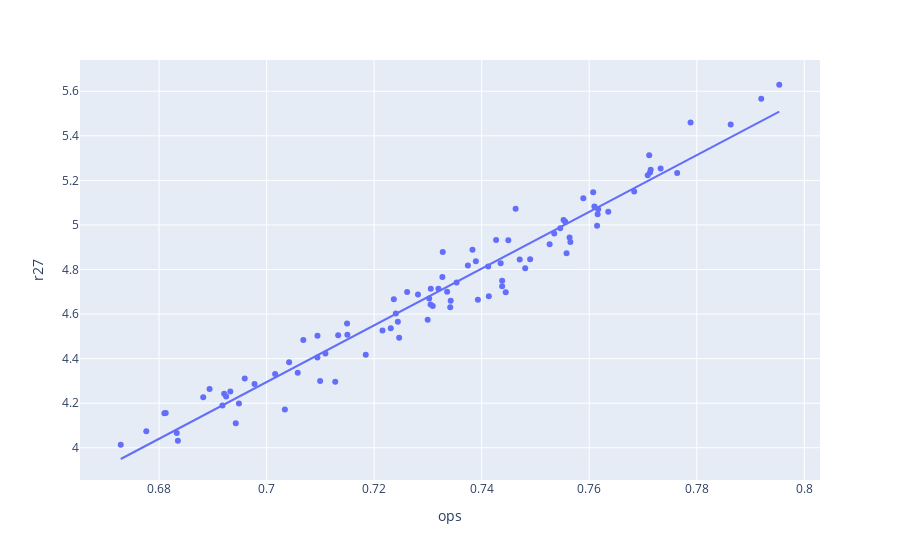

Notebook source saved alongside this figure:
### Code cell
fig = px.scatter(lg_bat.reset_index(), x='ops', y='r27', trendline="ols", hover_name="year_id")
fig.show()
